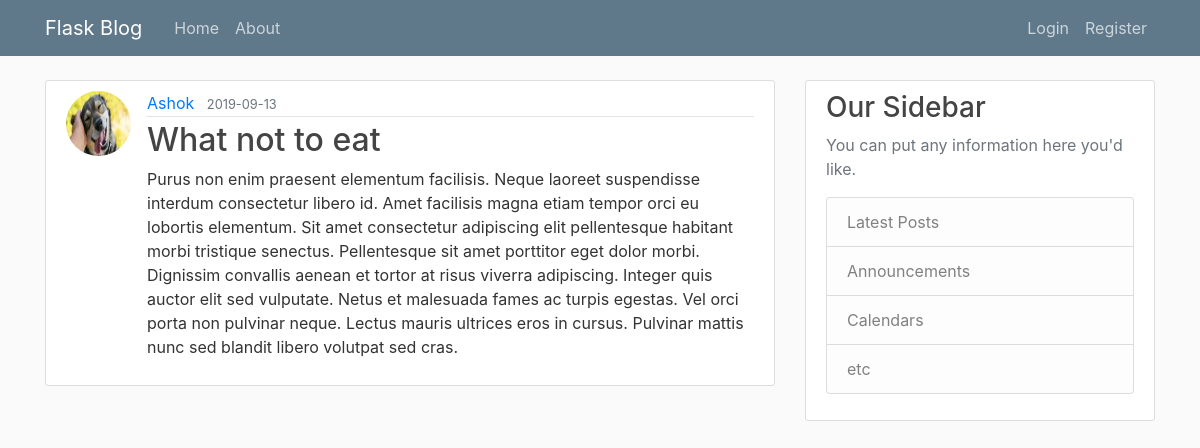
/post/1, run on the app's committed database.
### flaskblog/models.py (models this page shows, shortened)
class User(db.Model, UserMixin):
    id = db.Column(db.Integer, primary_key=True)
    username = db.Column(db.String(20), unique=True, nullable=False)
    email = db.Column(db.String(120), unique=True, nullable=False)
    image_file = db.Column(db.String(20), nullable=False, default='default.jpg')
    password = db.Column(db.String(60), nullable=False)
    posts = db.relationship('Post', backref='author', lazy=True)

class Post(db.Model):
    id = db.Column(db.Integer, primary_key=True)
    title = db.Column(db.String(100), nullable=False)
    date_posted = db.Column(db.DateTime, nullable=False, default=datetime.utcnow)
    content = db.Column(db.Text, nullable=False)
    user_id = db.Column(db.Integer, db.ForeignKey('user.id'), nullable=False)

### flaskblog/routes.py (the view)
@app.route('/post/<int:post_id>')
def post(post_id):
    post = Post.query.get_or_404(post_id)
    return render_template('post.html', title=post.title, post=post)

### flaskblog/templates/post.html (shortened to what this page needs)
{% extends "layout.html" %}
{% block content %}
    <article class="media content-section">
        <img class="rounded-circle article-img" src="{{ url_for('static', filename='profile_pics/' + post.author.image_file) }}">
      <div class="media-body">
        <div class="article-metadata">
          <a class="mr-2" href="{{ url_for('user_posts', username=post.author.username) }}">{{ post.author.username }}</a>
          <small class="text-muted">{{ post.date_posted.strftime('%Y-%m-%d') }}</small>
        </div>
        <h2 class="article-title">{{ post.title }}</h2>
        <p class="article-content">{{ post.content }}</p>
      </div>
    </article>
{% endblock content %}

### flaskblog/static/main.css (style rules this page uses)
body { background: #fafafa; color: #333333; margin-top: 5rem; }
h1, h2, h3, h4, h5, h6 { color: #444444; }
.content-section { background: #ffffff; padding: 10px 20px; border: 1px solid #dddddd; border-radius: 3px; margin-bottom: 20px; }
.article-title { color: #444444; }
.article-content { white-space: pre-line; }
.article-img { height: 65px; width: 65px; margin-right: 16px; }
.article-metadata { padding-bottom: 1px; margin-bottom: 4px; border-bottom: 1px solid #e3e3e3 }

### data on the page
User: image_file (picture), author.username "Ashok"
Post: date_posted "2019-09-13", title "What not to eat", content "Purus non enim praesent elementum facilisis. Neque laoreet suspendisse interdum consectetur libero id. Amet facilisis magna etiam tempor orci eu lobortis elementum. Sit amet consectetur adipiscing elit pellentesque habitant morbi tristique senectus. Pellentesque sit amet porttitor eget dolor morbi. Dignissim convallis aenean et tortor at risus viverra adipiscing. Integer quis auctor elit sed vulputate. Netus et malesuada fames ac turpis egestas. Vel orci porta non pulvinar neque. Lectus mauris ultrices eros in cursus. Pulvinar mattis nunc sed blandit libero volutpat sed cras."
